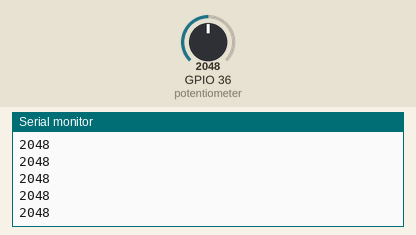
A sketch run on a simulated ESP32. Parts: the last lines printed to the serial monitor. The inputs (shaded band) are chosen by the test bench; at power-on: GPIO 36 (potentiometer) = 2048.

Above: at 1.2 s.
1.3 s: GPIO 36 (potentiometer) set to 2866
At 1.31 s:
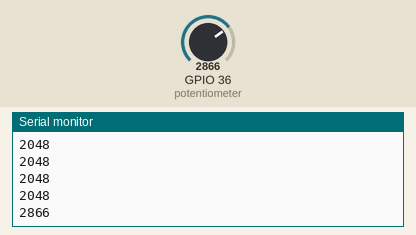
2.8 s: GPIO 36 (potentiometer) set to 3603
At 2.81 s:
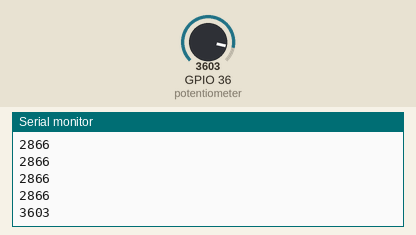
Timing chart, 0 to 5.8 s (numbered marks = the images above; inputs shaded):
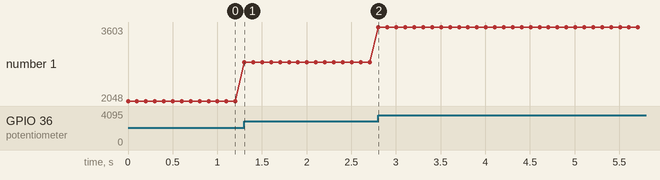

The sketch:

esp32-dht22.ino
```cpp
/**
   ESP32 + potentiometer Example for Wokwi

*/

void setup() {
  Serial.begin(115200);
}

void loop() {
  int value = analogRead(36); // Leer el valor analógico del pin GPIO36 (ADC0)
  Serial.println(value);
  delay(100);
}
```

Measured:
- after the input at 1.3 s, the serial monitor: prints a new line at once (image 1)
- after the input at 2.8 s, the serial monitor: prints a new line at once (image 2)
- plotted number 1: 2048 → 2866 after the input at 1.3 s, 2866 → 3603 after the input at 2.8 s
